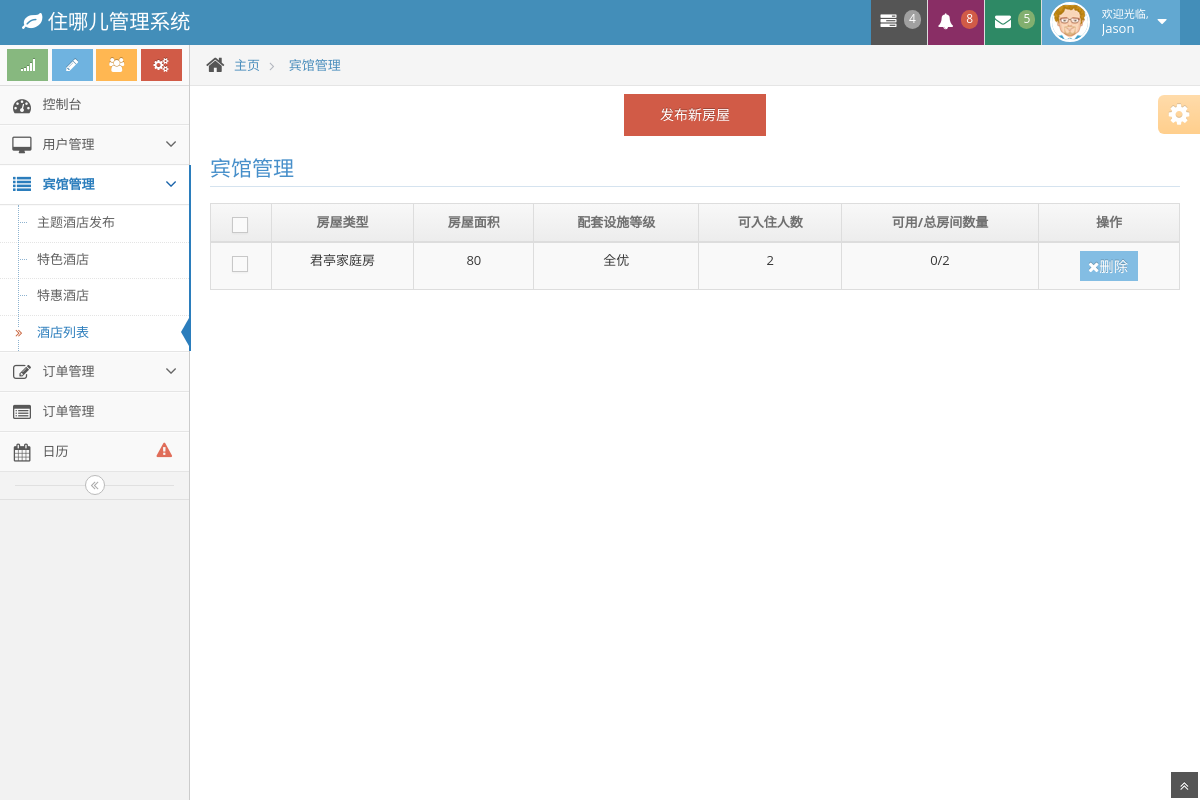
Page /view/roomList.php?id=6 on the committed database.
### tables this page shows
CREATE TABLE `room` (
  `id` int(11) NOT NULL,
  `hotelId` int(10) NOT NULL COMMENT '酒店id',
  `type` varchar(100) NOT NULL COMMENT '房屋类型',
  `znecancelPrice` int(10) NOT NULL DEFAULT '0' COMMENT '住哪儿可取消价格',
  `znePrice` int(10) NOT NULL DEFAULT '0' COMMENT '住哪儿不可取消价格',
  `delegatecancelPrice` int(10) NOT NULL DEFAULT '0' COMMENT '代理可取消价格',
  `delegatePrice` int(10) NOT NULL DEFAULT '0' COMMENT '代理不可取消价格',
  `hasWindow` int(1) NOT NULL DEFAULT '1' COMMENT '有无窗户：默认有',
  `hasWifi` int(1) NOT NULL DEFAULT '1' COMMENT '有无wifi：默认有',
  `equipmentCondtion` varchar(20) NOT NULL COMMENT '配套设施情况',
  `floor` varchar(100) NOT NULL DEFAULT '1' COMMENT '楼层：默认1楼',
  `square` int(4) NOT NULL COMMENT '面积：平米',
  `bedScale` varchar(10) NOT NULL COMMENT '床大小',
  `availablePerson` int(3) NOT NULL COMMENT '可入住人数',
  `roomCount` int(3) NOT NULL COMMENT '总房间数量',
  `otherInfo` varchar(200) NOT NULL COMMENT '其他信息',
  `count` int(10) NOT NULL COMMENT '可用房屋数量',
  `image1` varchar(100) NOT NULL COMMENT '房屋附图1',
  `image2` varchar(100) NOT NULL COMMENT '房屋附图2',
  `image3` varchar(100) NOT NULL COMMENT '房屋附图3',
  `image4` varchar(100) NOT NULL COMMENT '房屋附图4',
  `image5` varchar(100) NOT NULL COMMENT '房屋附图5'
);

### model/PdoMySQL.class.php (called while the page is built, shortened)
<?php
class PdoMySQL{
	public static $config=array();
	public static $link=null;
	public static $PDOStatement=null;
	public static $queryStr=null;
	public function __construct($dbConfig=''){
		if(!is_array($dbConfig)){
			$dbConfig=array(
			'hostname'=>DB_HOST,
			'username'=>DB_USER,
			'password'=>DB_PWD,
			'database'=>DB_NAME,
			'hostport'=>DB_PORT,
			'dbms'=>DB_TYPE,
			'dsn'=>DB_TYPE.":host=".DB_HOST.";dbname=".DB_NAME
			);
		}
		self::$config=$dbConfig;
		if(empty(self::$config['params']))self::$config['params']=array();
		if(!isset(self::$link)){
			$configs=self::$config;
			try{
				self::$link=new PDO($configs['dsn'],$configs['username'],$configs['password'],$configs['params']);
			}catch(PDOException $e){
				self::throw_exception($e->getMessage());
			}
			self::$link->exec('SET NAMES '.DB_CHARSET);
		}
	}
	public static function getAll($sql=null){
		if($sql!=null){
			self::query($sql);
		}
		$result=self::$PDOStatement->fetchAll(constant("PDO::FETCH_ASSOC"));
		return $result;
	}
	public static function find($tables,$where=null,$fields='*',$group=null,$having=null,$order=null,$limit=null){
		$sql='SELECT '.self::parseFields($fields).' FROM '.'`'.$tables.'`'
		.self::parseWhere($where)
		.self::parseGroup($group)
		.self::parseHaving($having)
		.self::parseOrder($order)
		.self::parseLimit($limit);
		$dataAll=self::getAll($sql);
		return $dataAll;
	}
	public static function parseWhere($where){
		$whereStr='';
		if(is_string($where)&&!empty($where)){
			$whereStr=$where;
		}
		return empty($whereStr)?'':' WHERE '.$whereStr;
	}
	public static function parseGroup($group){
		$groupStr='';
		return empty($groupStr)?'':$groupStr;
	}
	public static function parseHaving($having){
		$havingStr='';
		return $havingStr;
	}
	public static function parseOrder($order){
		$orderStr='';
		return $orderStr;
	}
	public static function parseLimit($limit){
		$limitStr='';
		return $limitStr;
	}
	public static function parseFields($fields){
		if(is_array($fields)){
			array_walk($fields,array('PdoMySQL','addSpecialChar'));
			$fieldsStr=implode(',',$fields);
		}elseif(is_string($fields)&&!empty($fields)){
			if(strpos($fields,'`')===false){
				$fields=explode(',',$fields);
				array_walk($fields,array('PdoMySQL','addSpecialChar'));
				$fieldsStr=implode(',',$fields);
			}else{
				$fieldsStr=$fields;
			}
		}else{
			$fieldsStr='*';
		}
		return $fieldsStr;
	}
	public static function addSpecialChar(&$value){
		return $value;
	}
	public static function query($sql=''){
		$link=self::$link;
		self::$queryStr=$sql;
		self::$PDOStatement=$link->prepare(self::$queryStr);
		$res=self::$PDOStatement->execute();
		return $res;
	}
	public static function haveErrorThrowException(){
		$obj=empty(self::$PDOStatement)?self::$link: self::$PDOStatement;
		$arrError=$obj->errorInfo();
	}
}
?>

### view/roomList.php (the view, shortened to what this page needs)
<!DOCTYPE html>
<html lang="en">
<head>
    <link href="assets/css/bootstrap.min.css" rel="stylesheet" />
    <link rel="stylesheet" href="assets/css/font-awesome.min.css" />
    <link rel="stylesheet" href="assets/css/ace.min.css" />
    <link rel="stylesheet" href="assets/css/ace-rtl.min.css" />
    <link rel="stylesheet" href="assets/css/ace-skins.min.css" />
</head>
<body>
<div class="navbar navbar-default" id="navbar">
    <div class="navbar-container" id="navbar-container">
        <div class="navbar-header pull-left">
            <a href="#" class="navbar-brand">
                <small>
                    <i class="icon-leaf"></i>
                    住哪儿管理系统
                </small>
            </a>
        </div>
        <div class="navbar-header pull-right" role="navigation">
            <ul class="nav ace-nav">
                <li class="grey">
                    <a data-toggle="dropdown" class="dropdown-toggle" href="#">
                        <i class="icon-tasks"></i>
                        <span class="badge badge-grey">4</span>
                    </a>
                </li>
                <li class="purple">
                    <a data-toggle="dropdown" class="dropdown-toggle" href="#">
                        <i class="icon-bell-alt icon-animated-bell"></i>
                        <span class="badge badge-important">8</span>
                    </a>
                </li>
                <li class="green">
                    <a data-toggle="dropdown" class="dropdown-toggle" href="#">
                        <i class="icon-envelope icon-animated-vertical"></i>
                        <span class="badge badge-success">5</span>
                    </a>
                </li>
                <li class="light-blue">
                    <a data-toggle="dropdown" href="#" class="dropdown-toggle">
                        <img class="nav-user-photo" src="assets/avatars/user.jpg" alt="Jason's Photo" />
								<span class="user-info">
									<small>欢迎光临,</small>
									Jason
								</span>
                        <i class="icon-caret-down"></i>
                    </a>
                </li>
            </ul>
        </div>
    </div>
</div>
<div class="main-container" id="main-container">
    <div class="main-container-inner">
        <div class="sidebar" id="sidebar">
            <div class="sidebar-shortcuts" id="sidebar-shortcuts">
                <div class="sidebar-shortcuts-large" id="sidebar-shortcuts-large">
                    <button class="btn btn-success">
                        <i class="icon-signal"></i>
                    </button>
                    <button class="btn btn-info">
                        <i class="icon-pencil"></i>
                    </button>
                    <button class="btn btn-warning">
                        <i class="icon-group"></i>
                    </button>
                    <button class="btn btn-danger">
                        <i class="icon-cogs"></i>
                    </button>
                </div>
            </div>
            <ul class="nav nav-list">
                <li>
                    <a href="index.php">
                        <i class="icon-dashboard"></i>
                        <span class="menu-text"> 控制台 </span>
                    </a>
                </li>
                <li>
                    <a href="#" class="dropdown-toggle">
                        <i class="icon-desktop"></i>
                        <span class="menu-text"> 用户管理</span>
                        <b class="arrow icon-angle-down"></b>
                    </a>
                </li>
                <li class="active open">
                    <a href="#" class="dropdown-toggle">
                        <i class="icon-list"></i>
                        <span class="menu-text"> 宾馆管理</span>
                        <b class="arrow icon-angle-down"></b>
                    </a>
                    <ul class="submenu">
                        <li>
                            <a href="newHotel.php">
                                主题酒店发布
                            </a>
                        </li>
                        <li>
                            <a href="specicalHotel.php">
                                特色酒店
                            </a>
                        </li>
                        <li>
                            <a href="cheapHotel.php">
                                特惠酒店
                            </a>
                        </li>
                        <li class="active">
                            <a href="hotelList.php">
                                <i class="icon-double-angle-right"></i>
                                酒店列表
                            </a>
                        </li>
                    </ul>
                </li>
                <li>
                    <a href="#" class="dropdown-toggle">
                        <i class="icon-edit"></i>
                        <span class="menu-text"> 订单管理 </span>
                        <b class="arrow icon-angle-down"></b>
                    </a>
                </li>
                <li>
                    <a href="widgets.html">
                        <i class="icon-list-alt"></i>
                        <span class="menu-text"> 订单管理 </span>
                    </a>
                </li>
                <li>
                    <a href="calendar.html">
                        <i class="icon-calendar"></i>
								<span class="menu-text">
									日历
									<span class="badge badge-transparent tooltip-error" title="2&nbsp;Important&nbsp;Events">
										<i class="icon-warning-sign red bigger-130"></i>
									</span>
								</span>
                    </a>
                </li>
            </ul>
            <div class="sidebar-collapse" id="sidebar-collapse">
                <i class="icon-double-angle-left" data-icon1="icon-double-angle-left" data-icon2="icon-double-angle-right"></i>
            </div>
        </div>
        <div class="main-content">
            <div class="breadcrumbs" id="breadcrumbs">
                <ul class="breadcrumb">
                    <li>
                        <i class="icon-home home-icon"></i>
                        <a href="account.php">主页</a>
                    </li>
                    <li class="active">
                        <a href="account.php">宾馆管理</a>
                    </li>
                </ul>
            </div>
            <div class="page-content">
                <div class="row">
                    <div class="col-xs-12">
                        <div class="row">
                            <div class="col-xs-5"></div>
                            <?php
                                echo '<div class="col-xs-2"><a class="btn btn-danger btn-block" href="newRoom.php?';
                                echo 'name='.$_REQUEST["name"].'&id='.$_REQUEST["id"].'&wifi='.$_REQUEST["wifi"].'&equipment='.$_REQUEST["equipment"].'">发布新房屋</a></div>';
                            ?>
                            <div class="col-xs-5"></div>
                            <div class="col-xs-12">
                                <h3 class="header smaller lighter blue">宾馆管理</h3>
                                <div class="table-responsive">
                                    <table id="sample-table-2" class="table table-striped table-bordered table-hover">
                                        <thead>
                                        <tr>
                                            <th class="center">
                                                <label>
                                                    <span class="lbl"></span>
                                                </label>
                                            </th>
                                            <th class="center">房屋类型</th>
                                            <th class="center">房屋面积</th>
                                            <th class="hidden-480 center">配套设施等级</th>
                                            <th class="hidden-480 center">可入住人数</th>
                                            <th class="center">可用/总房间数量</th>
                                            <th class="center">操作</th>
                                        </tr>
                                        </thead>
                                        <tbody>
                                        <?php
                                        require_once '../model/PdoMySQL.class.php';
                                        $pdoMysql = new PdoMySQL();
                                        $allrows = $pdoMysql->find("room","hotelId='{$_REQUEST["id"]}'");
                                        foreach($allrows as $row){
                                            echo '<tr>';
                                            echo '<td class="center">';
                                            echo '<label>';
                                            echo '<span class="lbl"></span>';
                                            echo '</label>';
                                            echo '</td>';
                                            echo '<td class="center" id="hotelName">'.$row["type"].'</td>';
                                            echo '<td class="hidden-480 center">'.$row["square"].'</td>';
                                            echo '<td class=" center">'.$row["equipmentCondtion"].'</td>';
                                            echo '<td class="hidden-480 center">'.$row["availablePerson"].'</td>';
                                            echo '<td class=" hidden-480 center">'.$row["count"].'/'.$row["roomCount"].'</td>';
                                            echo '<td class="center">';
                                            echo '<div class="visible-md visible-lg hidden-sm hidden-xs action-buttons">';
                                            echo '<a  class="btn btn-xs btn-info" href="../controller/roomOperator.php?id='.$row["id"].'" role="button"><i class="icon-remove bigger-120">删除</i></a>';
                                            echo '</div>';
                                            echo '</td>';
                                            echo '</tr>';
                                        }
                                        ?>
                                        </tbody>
                                    </table>
                                </div>
                            </div>
                        </div>
                    </div>
                </div>
            </div>
        </div>
        <div class="ace-settings-container" id="ace-settings-container">
            <div class="btn btn-app btn-xs btn-warning ace-settings-btn" id="ace-settings-btn">
                <i class="icon-cog bigger-150"></i>
            </div>
        </div>
    </div>
    <a href="#" id="btn-scroll-up" class="btn-scroll-up btn btn-sm btn-inverse">
        <i class="icon-double-angle-up icon-only bigger-110"></i>
    </a>
</div>
</body>
</html>

### rows in the picture
room: type "君亭家庭房", square "80", equipmentCondtion "全优", availablePerson "2", count "0", roomCount "2"
